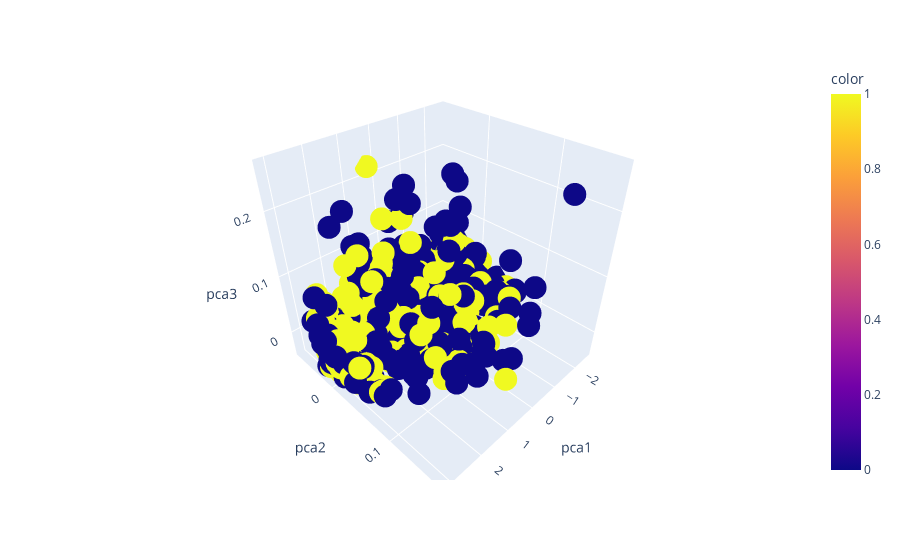

Here is the notebook cell this chart was saved with:
### Code cell
# 3d scatter plot de los datos de entrenamiento con plotly
import plotly.express as px
fig = px.scatter_3d(X_train, x="pca1", y="pca2", z="pca3", color=y_train)
fig.show()

### Figure 1 — Plotly figure (JSON) as saved in the notebook; plotly's stock layout.template omitted (floating-point values rounded to 4 significant figures; data arrays with more than 128 entries replaced by an {"elided": "..."} marker saying what was removed)
{"data": [{"hovertemplate": "pca1=%{x}<br>pca2=%{y}<br>pca3=%{z}<br>color=%{marker.color}<extra></extra>", "legendgroup": "", "marker": {"color": {"elided": "2806 int values"}, "coloraxis": "coloraxis", "symbol": "circle"}, "mode": "markers", "name": "", "scene": "scene", "showlegend": false, "type": "scatter3d", "x": {"elided": "2806 float values"}, "y": {"elided": "2806 float values"}, "z": {"elided": "2806 float values"}}], "layout": {"coloraxis": {"colorbar": {"title": {"text": "color"}}, "colorscale": [[0, "#0d0887"], [0.1111, "#46039f"], [0.2222, "#7201a8"], [0.3333, "#9c179e"], [0.4444, "#bd3786"], [0.5556, "#d8576b"], [0.6667, "#ed7953"], [0.7778, "#fb9f3a"], [0.8889, "#fdca26"], [1, "#f0f921"]]}, "legend": {"tracegroupgap": 0}, "margin": {"t": 60}, "scene": {"domain": {"x": [0, 1], "y": [0, 1]}, "xaxis": {"title": {"text": "pca1"}}, "yaxis": {"title": {"text": "pca2"}}, "zaxis": {"title": {"text": "pca3"}}}}}
